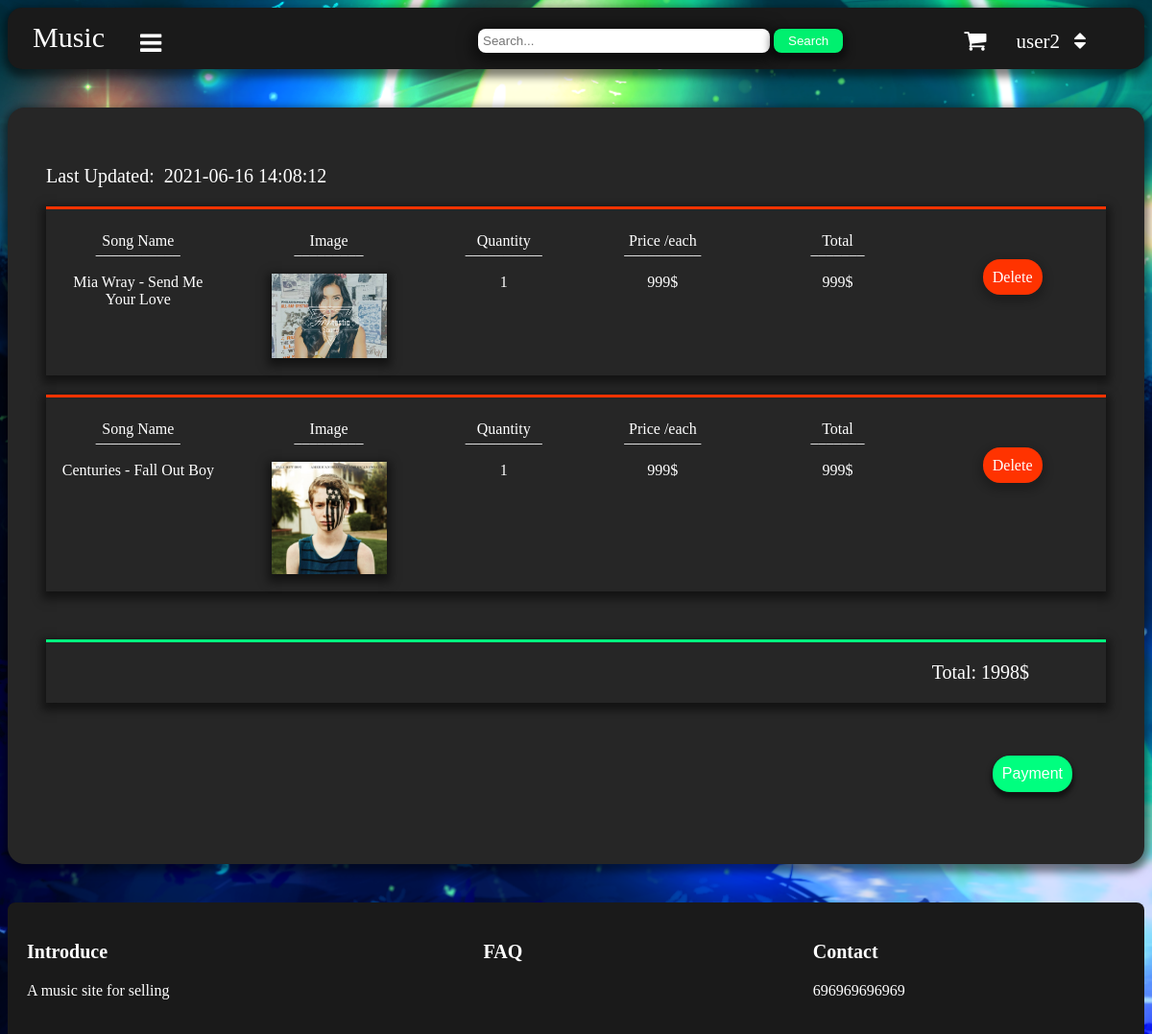
The page /cart.php (signed in) on the database its author committed.
### tables this page shows
CREATE TABLE `order_user` (
  `Order_ID` int(8) NOT NULL,
  `Order_Date` datetime NOT NULL,
  `User_ID` int(8) NOT NULL,
  `Status` varchar(6) NOT NULL
);

CREATE TABLE `order_detail` (
  `Order_ID` int(8) NOT NULL,
  `Song_ID` int(8) NOT NULL,
  `Quantity` int(8) NOT NULL,
  `Price` int(10) NOT NULL
);

CREATE TABLE `song` (
  `Song_ID` int(8) NOT NULL,
  `Song_Name` varchar(30) NOT NULL,
  `Song_Img` varchar(100) NOT NULL,
  `Song_Mp3` varchar(100) NOT NULL,
  `Song_Price` int(8) NOT NULL,
  `Genre_ID` int(8) NOT NULL
);

### cart.php (the view, shortened to what this page needs)
<?php
include ("admin/inc/conn.php");
include ("head.php");
?>
<div class="row2">
<?php
$User_Name=$_SESSION['user'];
$a = mysqli_fetch_assoc(mysqli_query($conn, "SELECT User_ID from user where User_Name = '$User_Name'"));
$a2= $a['User_ID'];
$rs = mysqli_query($conn, "SELECT * FROM order_user inner join order_detail on order_user.Order_ID=order_detail.Order_ID where User_ID='$a2' AND Status='Unpaid'");
$rs2 = mysqli_fetch_assoc(mysqli_query($conn, "SELECT Order_Date FROM order_user WHERE Status='Unpaid' AND User_ID='$a2'"));
$total2 = 0;
if (mysqli_num_rows($rs)>0)
{
	?>
	<p style="float: left;font-size: 20px; animation-name: hot; animation-duration: 4s; animation-iteration-count: infinite; animation-direction: alternate-reverse; padding-right: 10px">Last Updated: </p><p style="font-size: 20px;"><?= $rs2['Order_Date'] ?></p>
	<?php
while ($row = mysqli_fetch_assoc($rs))
{
	$a = $row['Song_ID'];
	$rs2 = mysqli_fetch_assoc(mysqli_query($conn, "SELECT Song_Name, Song_Img FROM song Where Song_ID='$a'"));
?>
<div id="total">
	<div class="cl2">
	<p>Song Name</p> <p class="border">___________</p><?= $rs2['Song_Name'] ?>
	</div>
	<div class="cl2">
	<p>Image</p> <p class="border">_________</p><img src="img/<?= $rs2['Song_Img']?>">
	</div>
	<div class="cl1">
	<p>Quantity</p> <p class="border">__________</p><?= $row['Quantity'] ?>
	</div>
	<div class="cl1">
	<p>Price /each</p> <p class="border">__________</p><?= $row['Price']."$" ?>
	</div>
	<div class="cl2">
	<p>Total</p> <p class="border">_______</p></p> <?php $total = $row['Quantity'] * $row['Price']; echo $total."$"?>
	</div>
	<div class="cl1">
	<br><br><br><a href="?Delid=<?=$row['Song_ID']?>">Delete</a>
	</div>
</div>
			<?php
			$total2 = $total2 + ($row['Quantity'] * $row['Price']);
				}
			}
			?>
<?php
$User_Name=$_SESSION['user'];
$a = mysqli_fetch_assoc(mysqli_query($conn, "SELECT User_ID from user where User_Name = '$User_Name'"));
$a2 = $a['User_ID'];
$a = mysqli_fetch_assoc(mysqli_query($conn, "SELECT Order_ID from order_user where User_ID='$a2' AND Status='Unpaid'"));
if (!empty($a))
{
$b = $a['Order_ID'];
$a = mysqli_fetch_assoc(mysqli_query($conn, "SELECT Song_ID from order_detail where Order_ID = '$b'"));
	if (!empty($a))
	{
	?>
	<div id="total2">
		<p>Total: <?php echo $total2 ?>$</p>
		</div>
		<a href="pay-infor.php?id=<?=$a2?>"><button class="p-u-btn" style="margin-top: 35px; margin-bottom: 35px">Payment</button></a>
	</div>
	<?php
	include('footer.php');
	}
	else
	{
		echo "<h3>No Product</h3>";
		include('footer-no-scroll.php');
	}
}
else
{
	echo "<h3>No Product</h3>";
	include('footer-no-scroll.php');
}
?>

### head.php (style rules this page uses)
body { background-image: url('img/back1.png'); background-size: cover; background-repeat: no-repeat; background-attachment: fixed; margin-bottom: 0; }
* { box-sizing: border-box; }
.p-u-btn { border-radius: 18px; border:none; box-shadow: 0 4px 5px 2px rgba(0,0,0,0.50); padding: 10px; background-color: #00ff7f; outline: none; float: right; margin-right: 35px; margin-bottom: 5px; color: white; font-size: 16px }
.row2 { margin-top: 40px; background-color: #262626; float: left; padding: 40px; color: white; margin-bottom: 40px; border-radius: 18px; box-shadow: 0 4px 9px 4px rgba(0,0,0,0.50); width: 100% }
#total { width:100%; display: block; border-top: 3px solid #f30; box-shadow: 0 4px 9px 4px rgba(0,0,0,0.50); margin-bottom: 20px; float: left; }
#total2 { width:100%; display: block; border-top: 3px solid #00ff7f; box-shadow: 0 4px 9px 4px rgba(0,0,0,0.50); margin-bottom: 20px; float: left; margin-top: 30px }
#total2 p { color: white; font-size: 20px; float: right; padding-right: 80px }
.border { animation-name: hot; animation-duration: 4s; animation-iteration-count: infinite; animation-direction: alternate-reverse; margin-top: -25px; }
.cl1 { float: left; padding-top: 8px; padding-bottom: 8px; padding-left: 13px; padding-right: 20px;text-align: center; width: 15% }
.cl2 { float: left; padding-top: 8px; padding-bottom: 8px; padding-left: 13px; padding-right: 20px;text-align: center; width: 18% }
.cl2 img { max-width: 120px; max-height: 120px; box-shadow: 0 4px 9px 4px rgba(0,0,0,0.50); margin-bottom: 6px }
.cl1 a { text-decoration: none; border: none; color: white; background-color: #f30; padding: 10px; border-radius: 18px; box-shadow: 0 4px 9px 4px rgba(0,0,0,0.20) }

### rows shown on the page
order_user: Order_Date "2021-06-16 14:08:12"
order_detail: Song_ID.Song_Name "Mia Wray - Send Me Your Love", Song_ID.Song_Img (picture), Quantity "1", Price "999"
order_detail: Song_ID.Song_Name "Centuries - Fall Out Boy", Song_ID.Song_Img (picture), Quantity "1", Price "999"

### other values the page prints
$Uname "user2"
$total2 "1998"
